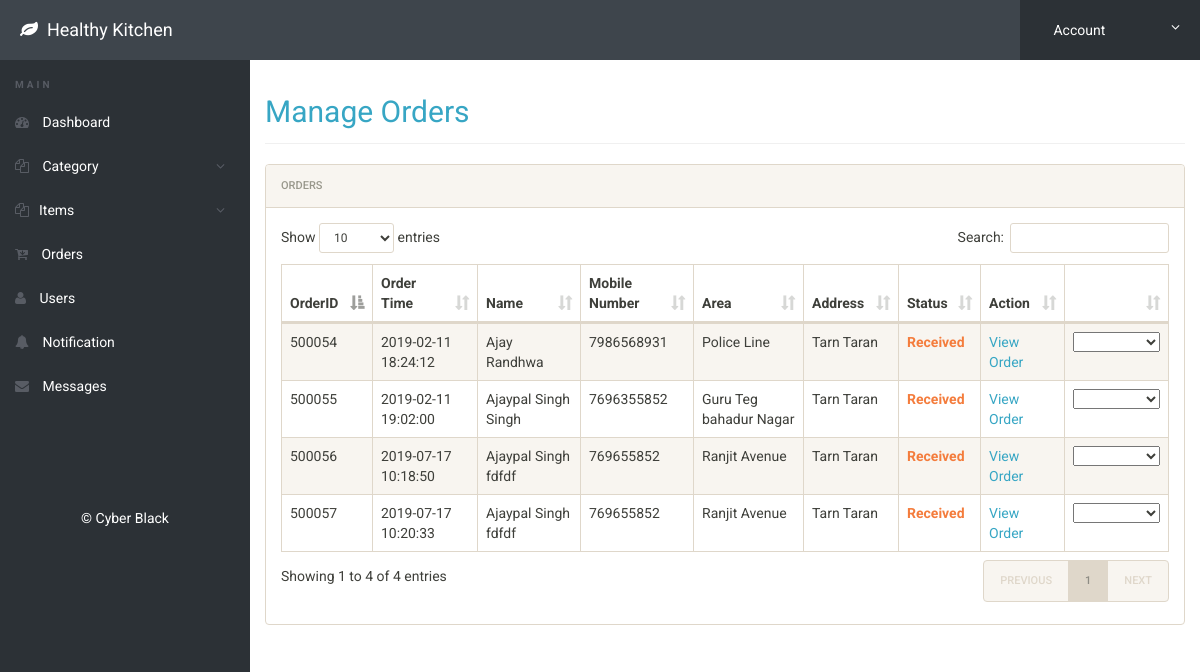
Screenshot of /admin/manage-orders.php (signed in) with the database file from the repository.
### tables this page shows
CREATE TABLE `orders` (
  `orderid` int(11) NOT NULL,
  `fname` varchar(100) NOT NULL,
  `lname` varchar(100) NOT NULL,
  `mobile` varchar(25) NOT NULL,
  `area` varchar(100) NOT NULL,
  `address` varchar(500) NOT NULL,
  `status` varchar(50) DEFAULT 'Received',
  `ordertime` timestamp NOT NULL DEFAULT CURRENT_TIMESTAMP
);

### admin/manage-orders.php (the view, shortened to what this page needs)
<?php
include('includes/config.php');
if(strlen($_SESSION['alogin'])==0)
{
header('location:index.php');
}
else{
?>
<!doctype html>
<html lang="en" class="no-js">
  <head>
    <link rel="stylesheet" href="css/font-awesome.min.css">
    <link rel="stylesheet" href="css/bootstrap.min.css">
    <link rel="stylesheet" href="css/dataTables.bootstrap.min.css">
    <link rel="stylesheet" href="css/bootstrap-social.css">
    <link rel="stylesheet" href="css/bootstrap-select.css">
    <link rel="stylesheet" href="css/fileinput.min.css">
    <link rel="stylesheet" href="css/awesome-bootstrap-checkbox.css">
    <link rel="stylesheet" href="css/style.css">
  </head>
  <body>
    <?php include('includes/header.php');?>
    <div class="ts-main-content">
      <?php include('includes/leftbar.php');?>
      <div class="content-wrapper">
        <div class="container-fluid">
          <div class="row">
            <div class="col-md-12">
              <h2 class="page-title">
                <a href="manage-orders.php">Manage Orders
                </a>
              </h2>
              <div class="panel panel-default">
                <div class="panel-heading">Orders
                </div>
                <div class="panel-body">
                  <table id="zctb" class="display table table-striped table-bordered table-hover" cellspacing="0" width="100%">
                    <thead>
                      <tr>
                        <th>OrderID
                        </th>
                        <th>Order Time
                        </th>
                        <th>Name
                        </th>
                        <th>Mobile Number
                        </th>
                        <th>Area
                        </th>
                        <th>Address
                        </th>
                        <th>Status
                        </th>
                        <th>Action
                        </th>
                        <th>
                        </th>
                      </tr>
                    </thead>
                    <tbody>
                      <?php
                      $sql = "SELECT * FROM orders order by orderid desc";
                      $query = $dbh -> prepare($sql);
                      $query->execute();
                      $results=$query->fetchAll(PDO::FETCH_OBJ);
                      $cnt=1;
                      if($query->rowCount() > 0)
                      {
                      foreach($results as $result)
                      {				?>
                      <tr>
                        <td>
                          <?php echo htmlentities($result->orderid);?>
                        </td>
                        <td>
                          <?php echo htmlentities($result->ordertime);?>
                        </td>
                        <td>
                          <?php echo htmlentities($result->fname);?>
                          <?php echo htmlentities($result->lname);?>
                        </td>
                        <td>
                          <?php echo htmlentities($result->mobile);?>
                        </td>
                        <td>
                          <?php echo htmlentities($result->area);?>
                        </td>
                        <td>
                          <?php echo htmlentities($result->address);?>
                        </td>
                        <td>
                          <b class="text-warning">
                            <?php echo htmlentities($result->status);?>
                          </b>
                        </td>
                        <td>
                          <a href="view-order.php?orderid=<?php echo $result->orderid;?>" >View Order
                          </a>
                        </td>
                        <td>
                          <select onchange="location = this.value;">
                            <option>
                            </option>
                            <option value="manage-orders.php?confirmid=<?php echo $result->orderid;?>">Confirmed
                            </option>
                          </select>
                        </td>
                      </tr>
                      <?php $cnt=$cnt+1; }} ?>
                    </tbody>
                  </table>
                </div>
              </div>
            </div>
          </div>
        </div>
      </div>
    </div>
  </body>
</html>
<?php } ?>

### admin/css/style.css (style rules this page uses)
html { font-size: 14px; }
@media only screen and (min-width: 480px) { html { font-size: 17px; } }
@media only screen and (min-width: 768px) { html { font-size: 14px; } }
body { font-size: 1em; }
a { color: #37a6c4; }
.panel { overflow: hidden; }
.page-title { padding-bottom: 15px; margin-bottom: 20px; border-bottom: 1px solid #f0f0f0; }
.ts-main-content .content-wrapper { padding-top: 15px; margin-top: 60px; }
@media only screen and (min-width: 992px) { .ts-main-content .content-wrapper { margin-left: 250px; } }

### rows the page displays
orders: orderid "500057", ordertime "2019-07-17 10:20:33", fname "Ajaypal Singh", lname "fdfdf", mobile "769655852", area "Ranjit Avenue", address "Tarn Taran", status "Received"
orders: orderid "500056", ordertime "2019-07-17 10:18:50", fname "Ajaypal Singh", lname "fdfdf", mobile "769655852", area "Ranjit Avenue", address "Tarn Taran", status "Received"
orders: orderid "500055", ordertime "2019-02-11 19:02:00", fname "Ajaypal Singh", lname "Singh", mobile "7696355852", area "Guru Teg bahadur Nagar", address "Tarn Taran", status "Received"
orders: orderid "500054", ordertime "2019-02-11 18:24:12", fname "Ajay", lname "Randhwa", mobile "7986568931", area "Police Line", address "Tarn Taran", status "Received"
